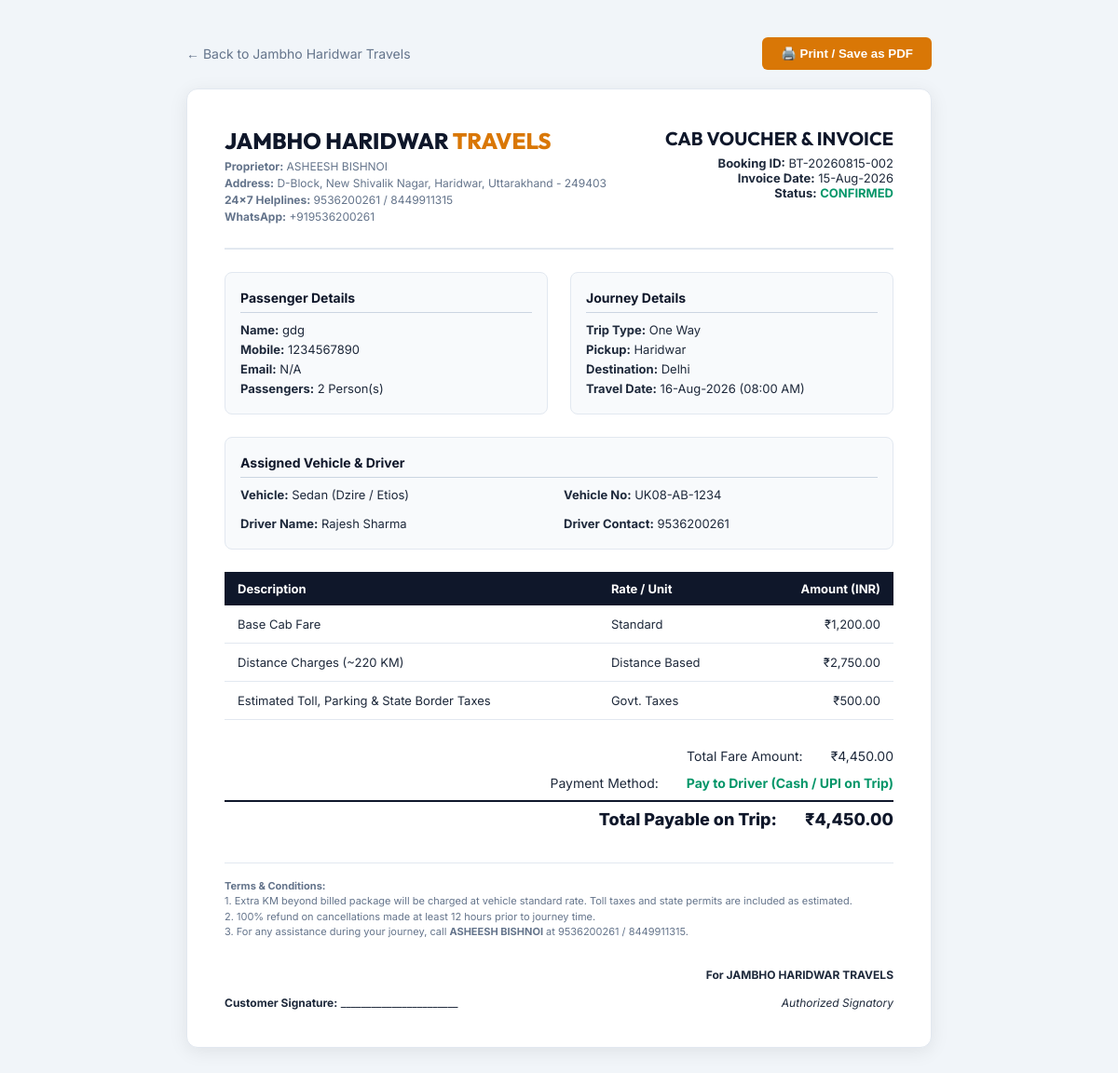
/invoice.php?booking_id=BT-20260815-002, run on an earlier commit of the app's database.
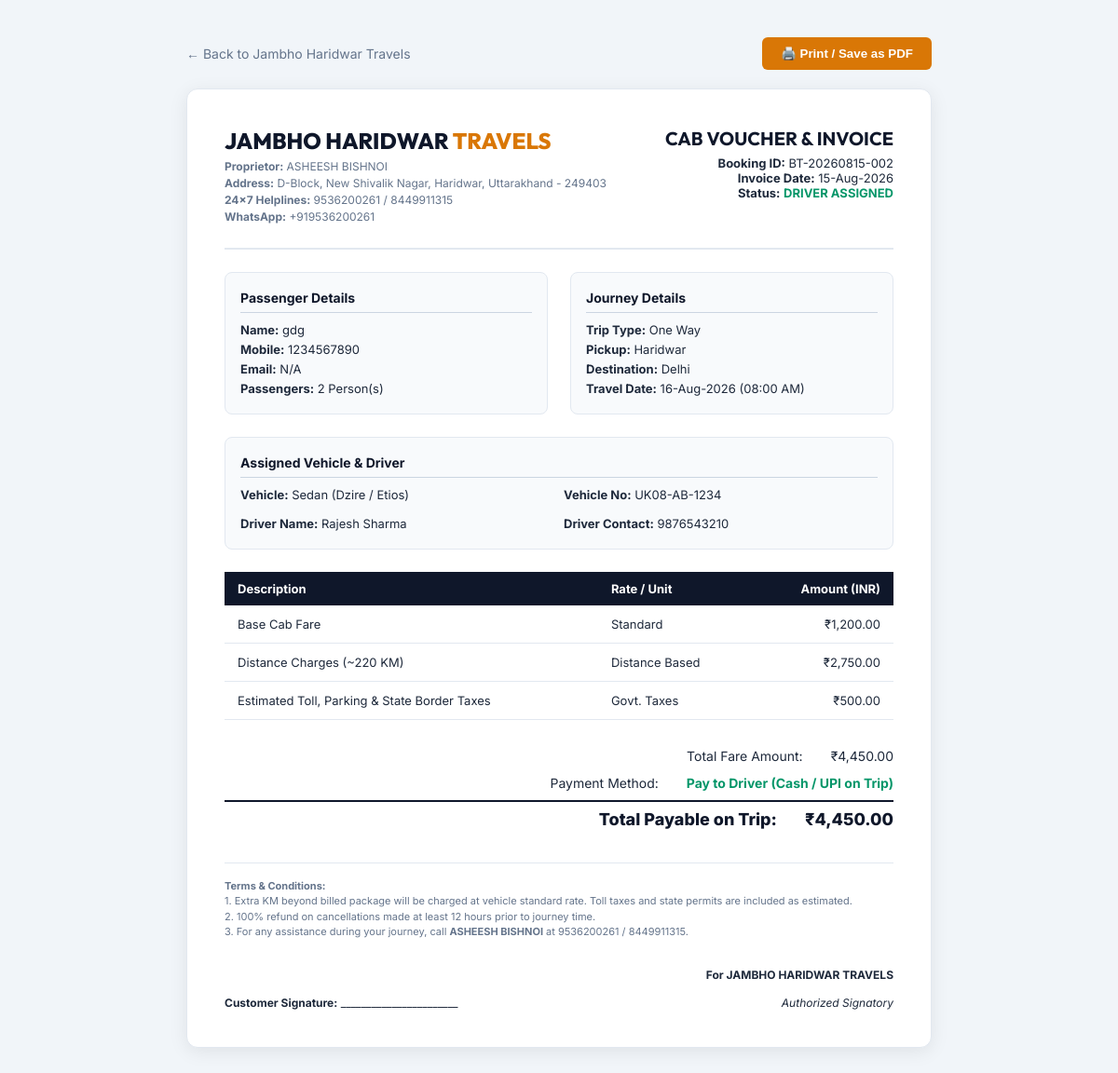
And on a later commit of the database.
### tables this page shows
CREATE TABLE bookings (
            id INTEGER PRIMARY KEY AUTOINCREMENT,
            booking_id TEXT UNIQUE NOT NULL, -- e.g. BT-20260815-001
            customer_id INTEGER,
            customer_name TEXT NOT NULL,
            customer_mobile TEXT NOT NULL,
            customer_email TEXT,
            trip_type TEXT NOT NULL, -- One Way, Round Trip, Local, Airport Transfer
            pickup_location TEXT NOT NULL,
            drop_location TEXT NOT NULL,
            journey_date DATE NOT NULL,
            pickup_time TEXT NOT NULL,
            return_date DATE,
            return_time TEXT,
            vehicle_id INTEGER,
            vehicle_name TEXT,
            passengers INTEGER DEFAULT 1,
            flight_train_no TEXT,
            special_requirements TEXT,
            estimated_distance REAL DEFAULT 0,
            base_fare REAL DEFAULT 0,
            distance_charge REAL DEFAULT 0,
            driver_allowance REAL DEFAULT 0,
            night_charge REAL DEFAULT 0,
            toll_tax_charge REAL DEFAULT 0,
            total_amount REAL NOT NULL,
            advance_paid REAL DEFAULT 0,
            balance_amount REAL DEFAULT 0,
            booking_status TEXT DEFAULT 'New', -- New, Payment Pending, Payment Failed, Confirmed, Driver Assigned, Driver On The Way, Trip Started, Trip Completed, Cancelled, Refund Initiated, Refund Completed
            driver_id INTEGER,
            assigned_driver_name TEXT,
            assigned_driver_mobile TEXT,
            assigned_vehicle_no TEXT,
            cancellation_reason TEXT,
            refund_amount REAL DEFAULT 0,
            refund_status TEXT, -- Refund Pending, Refund Initiated, Refund Completed, Refund Failed
            created_at DATETIME DEFAULT CURRENT_TIMESTAMP,
            FOREIGN KEY (customer_id) REFERENCES customers(id),
            FOREIGN KEY (vehicle_id) REFERENCES vehicles(id),
            FOREIGN KEY (driver_id) REFERENCES drivers(id)
        );

### invoice.php (the view, shortened to what the changed rows need)
<?php
$bookingId = cleanInput($_GET['booking_id'] ?? '');
$db = Database::getConnection();
$stmt = $db->prepare("SELECT * FROM bookings WHERE booking_id = ?");
$stmt->execute([$bookingId]);
$booking = $stmt->fetch();
?>
<!DOCTYPE html>
<html lang="en">
<head>
</head>
<body>
  <div class="invoice-card">
    <div class="invoice-header">
      <div class="invoice-ref">
        <h2>CAB VOUCHER & INVOICE</h2>
        <div style="margin-top: 6px; font-size: 13px;">
          <strong>Booking ID:</strong> <?php echo htmlspecialchars($booking['booking_id']); ?><br>
          <strong>Invoice Date:</strong> <?php echo date('d-M-Y', strtotime($booking['created_at'])); ?><br>
          <strong>Status:</strong> <span style="color: #059669; font-weight: bold;"><?php echo strtoupper($booking['booking_status']); ?></span>
        </div>
      </div>
    </div>
    <div class="grid-2">
      <div class="info-box">
        <h4>Passenger Details</h4>
        <strong>Name:</strong> <?php echo htmlspecialchars($booking['customer_name']); ?><br>
        <strong>Mobile:</strong> <?php echo htmlspecialchars($booking['customer_mobile']); ?><br>
        <strong>Email:</strong> <?php echo htmlspecialchars($booking['customer_email'] ?: 'N/A'); ?><br>
        <strong>Passengers:</strong> <?php echo $booking['passengers']; ?> Person(s)
      </div>
      <div class="info-box">
        <h4>Journey Details</h4>
        <strong>Trip Type:</strong> <?php echo htmlspecialchars($booking['trip_type']); ?><br>
        <strong>Pickup:</strong> <?php echo htmlspecialchars($booking['pickup_location']); ?><br>
        <strong>Destination:</strong> <?php echo htmlspecialchars($booking['drop_location']); ?><br>
        <strong>Travel Date:</strong> <?php echo date('d-M-Y', strtotime($booking['journey_date'])); ?> (<?php echo htmlspecialchars($booking['pickup_time']); ?>)
      </div>
    </div>
    <div class="info-box" style="margin-bottom: 24px;">
      <div style="display: grid; grid-template-columns: 1fr 1fr; gap: 10px;">
        <div><strong>Vehicle:</strong> <?php echo htmlspecialchars($booking['vehicle_name']); ?></div>
        <div><strong>Vehicle No:</strong> <?php echo htmlspecialchars($booking['assigned_vehicle_no'] ?: 'UK08-AB-1234'); ?></div>
        <div><strong>Driver Name:</strong> <?php echo htmlspecialchars($booking['assigned_driver_name'] ?: 'Rajesh Sharma'); ?></div>
        <div><strong>Driver Contact:</strong> <?php echo htmlspecialchars($booking['assigned_driver_mobile'] ?: PHONE_PRIMARY); ?></div>
      </div>
    </div>
    <table class="invoice-table">
      <thead>
        <tr>
          <th>Description</th>
          <th>Rate / Unit</th>
          <th style="text-align: right;">Amount (INR)</th>
        </tr>
      </thead>
      <tbody>
        <?php if ($booking['base_fare'] > 0): ?>
          <tr>
            <td>Base Cab Fare</td>
            <td>Standard</td>
            <td style="text-align: right;">₹<?php echo number_format($booking['base_fare'], 2); ?></td>
          </tr>
        <?php endif; ?>
        <tr>
          <td>Distance Charges (~<?php echo $booking['estimated_distance']; ?> KM)</td>
          <td>Distance Based</td>
          <td style="text-align: right;">₹<?php echo number_format($booking['distance_charge'], 2); ?></td>
        </tr>
        <?php if ($booking['toll_tax_charge'] > 0): ?>
          <tr>
            <td>Estimated Toll, Parking & State Border Taxes</td>
            <td>Govt. Taxes</td>
            <td style="text-align: right;">₹<?php echo number_format($booking['toll_tax_charge'], 2); ?></td>
          </tr>
        <?php endif; ?>
      </tbody>
    </table>
    <div class="total-section">
      <div class="total-row">
        <span>Total Fare Amount:</span>
        <span>₹<?php echo number_format($booking['total_amount'], 2); ?></span>
      </div>
      <div class="total-row grand-total">
        <span>Total Payable on Trip:</span>
        <span>₹<?php echo number_format($booking['total_amount'], 2); ?></span>
      </div>
    </div>
  </div>
</body>
</html>

What changed in the data, as far as the page shows it:
changed bookings "BT-20260815-002": booking_status "CONFIRMED" → "DRIVER ASSIGNED"; assigned_driver_mobile "9536200261" → "9876543210"
